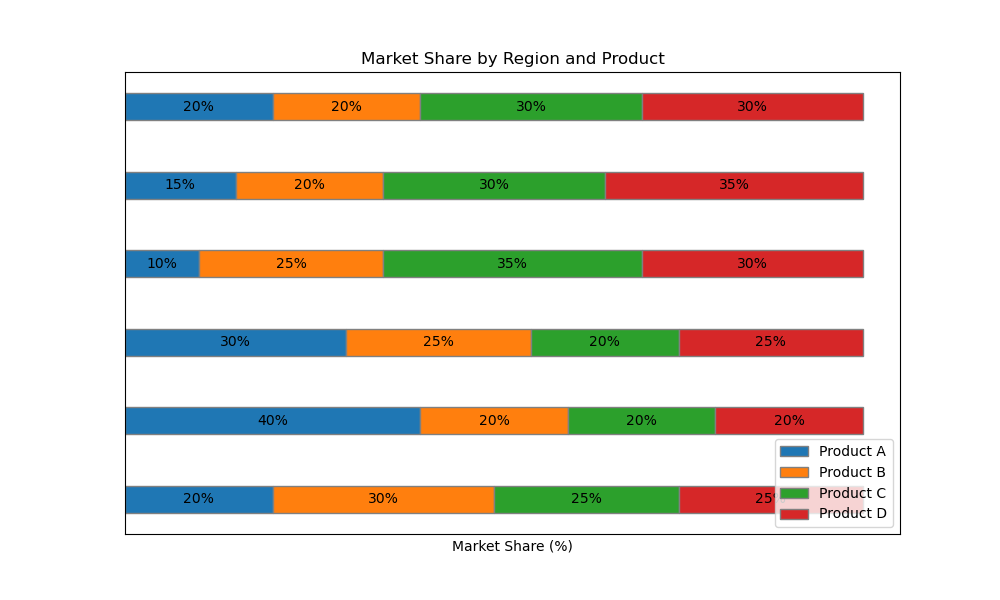

Here is the Python script that generated this plot:

import matplotlib.pyplot as plt
import pandas as pd

# Data
data = {
    'Region': ['North America', 'Europe', 'Asia', 'South America', 'Africa', 'Australia'],
    'Product A': [20, 40, 30, 10, 15, 20],
    'Product B': [30, 20, 25, 25, 20, 20],
    'Product C': [25, 20, 20, 35, 30, 30],
    'Product D': [25, 20, 25, 30, 35, 30]
}

# Convert data into DataFrame
df = pd.DataFrame(data)
columns = df.columns[1:]

# Create a new figure with specified figure size
plt.figure(figsize=(10, 6))

# Bar width
height = 0.35

# Colors for each stack
colors = ["#1f77b4", "#ff7f0e", "#2ca02c", "#d62728"]

# Starting location for the first bar
y_offset = 0

# Plot bars
for i, col in enumerate(columns):
    plt.barh(y=df['Region'], width=df[col], left=y_offset, height=height, color=colors[i], edgecolor='grey')
    y_offset = y_offset + df[col]

# Display the values on the bars
for xpos, xpos_offset in enumerate(df.index):
    cum_values = 0  # Accumulator for stacked values
    for col in columns:
        value = df.loc[xpos_offset, col]
        if value > 0:  # Only display positive values
            plt.text(cum_values + value/2, xpos, str(value) + '%', ha='center', va='center')
        cum_values += value

# Add labels and title
plt.xlabel('Market Share (%)')
plt.title('Market Share by Region and Product')

# Turn off y ticks, x ticks, x grid
plt.yticks([])
plt.xticks([])
plt.grid(False)

# Display legend
plt.legend(columns, loc='lower right')

# Show the plot
plt.show()
